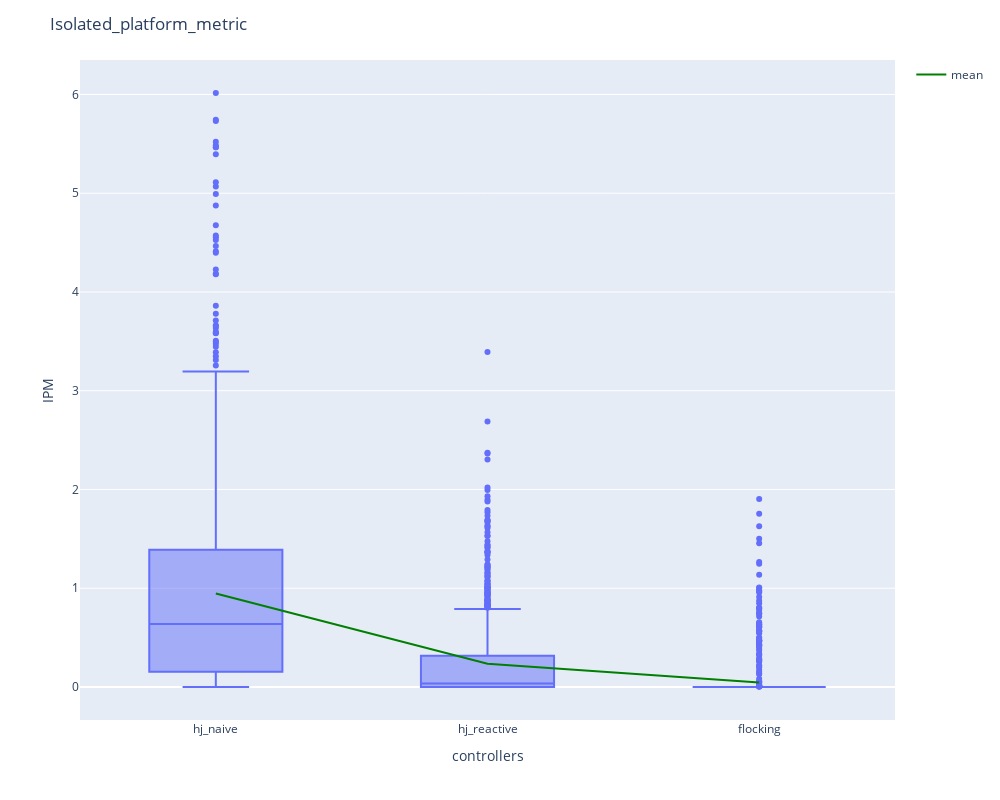

Source (notebook cell):
### Code cell
failed_connectivity_hj_flocking =  metrics_hj_flocking#metrics_hj_flocking[metrics_hj_flocking["Isolated_platform_metric"]>0]
failed_connectivity_hj_naive = metrics_hj_naive#metrics_hj_naive[metrics_hj_flocking["Isolated_platform_metric"]>0]
failed_connectivity_hj_reactive = metrics_hj_reactive #metrics_hj_reactive[metrics_hj_flocking["Isolated_platform_metric"]>0]


ipm_dict= {"hj_naive": failed_connectivity_hj_naive["Isolated_platform_metric"],
                      "hj_reactive": failed_connectivity_hj_reactive["Isolated_platform_metric"],
                      "flocking":failed_connectivity_hj_flocking["Isolated_platform_metric"]}
ipm_df = pd.DataFrame(ipm_dict)
fig_ipm = px.box(ipm_df, log_y=False )
mean_trace = go.Scatter(
    x=ipm_df.columns,
    y=ipm_df.mean(),
    mode='lines',
    line=dict(color='green', width=2),
    showlegend=True,
    name="mean"
)
fig_ipm.add_trace(mean_trace)
# Add custom x and y labels
fig_ipm.update_layout(
    xaxis_title="controllers",
    yaxis_title="IPM",
    title = {'text': "Isolated_platform_metric"},
    height=800,
    width=1000
)
fig_ipm.show()

### Figure 1 — Plotly figure (JSON) as saved in the notebook; plotly's stock layout.template omitted (floating-point values rounded to 4 significant figures; data arrays with more than 128 entries replaced by an {"elided": "..."} marker saying what was removed)
{"data": [{"alignmentgroup": "True", "hovertemplate": "variable=%{x}<br>value=%{y}<extra></extra>", "legendgroup": "", "marker": {"color": "#636efa"}, "name": "", "notched": false, "offsetgroup": "", "orientation": "v", "showlegend": false, "type": "box", "x": {"elided": "3042 str values"}, "x0": " ", "xaxis": "x", "y": {"elided": "3042 float values"}, "y0": " ", "yaxis": "y"}, {"line": {"color": "green", "width": 2}, "mode": "lines", "name": "mean", "showlegend": true, "type": "scatter", "x": ["hj_naive", "hj_reactive", "flocking"], "y": [0.9474, 0.2348, 0.0458]}], "layout": {"boxmode": "group", "height": 800, "legend": {"tracegroupgap": 0}, "margin": {"t": 60}, "title": {"text": "Isolated_platform_metric"}, "width": 1000, "xaxis": {"anchor": "y", "domain": [0, 1], "title": {"text": "controllers"}}, "yaxis": {"anchor": "x", "domain": [0, 1], "title": {"text": "IPM"}}}}
